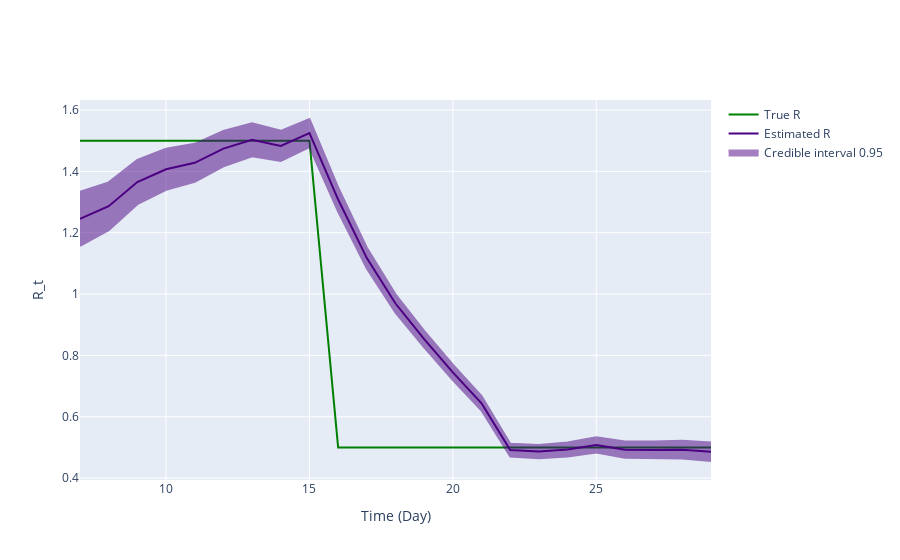

Notebook source saved alongside this figure:
### Code cell
fig = ReproductionNumberPlot()

fig.add_ground_truth_rt(ground_truth)
fig.add_interval_rt(interval2)

fig.update_labels(time_label='Time (Day)', r_label='R_t')

fig.show_figure()

### Figure 1 — Plotly figure (JSON) as saved in the notebook; plotly's stock layout.template omitted (floating-point values rounded to 4 significant figures)
{"data": [{"line": {"color": "green"}, "mode": "lines", "name": "True R", "type": "scatter", "x": [7, 8, 9, 10, 11, 12, 13, 14, 15, 16, 17, 18, 19, 20, 21, 22, 23, 24, 25, 26, 27, 28, 29], "y": [1.5, 1.5, 1.5, 1.5, 1.5, 1.5, 1.5, 1.5, 1.5, 0.5, 0.5, 0.5, 0.5, 0.5, 0.5, 0.5, 0.5, 0.5, 0.5, 0.5, 0.5, 0.5, 0.5]}, {"line": {"color": "indigo"}, "mode": "lines", "name": "Estimated R", "type": "scatter", "x": [7, 8, 9, 10, 11, 12, 13, 14, 15, 16, 17, 18, 19, 20, 21, 22, 23, 24, 25, 26, 27, 28, 29], "y": [1.246, 1.286, 1.365, 1.407, 1.428, 1.474, 1.503, 1.483, 1.525, 1.308, 1.117, 0.9691, 0.853, 0.7447, 0.6437, 0.4912, 0.4864, 0.4932, 0.5082, 0.4928, 0.4915, 0.4926, 0.4859]}, {"fill": "toself", "fillcolor": "indigo", "line": {"color": "indigo"}, "mode": "lines", "name": "Credible interval 0.95", "opacity": 0.5, "type": "scatter", "x": [7, 8, 9, 10, 11, 12, 13, 14, 15, 16, 17, 18, 19, 20, 21, 22, 23, 24, 25, 26, 27, 28, 29, 29, 28, 27, 26, 25, 24, 23, 22, 21, 20, 19, 18, 17, 16, 15, 14, 13, 12, 11, 10, 9, 8, 7], "y": [1.334, 1.364, 1.438, 1.474, 1.49, 1.532, 1.557, 1.532, 1.571, 1.348, 1.151, 0.9989, 0.8801, 0.7697, 0.6671, 0.5121, 0.5079, 0.5162, 0.5332, 0.519, 0.519, 0.5216, 0.5161, 0.4558, 0.4636, 0.4639, 0.4666, 0.4832, 0.4702, 0.4649, 0.4704, 0.6204, 0.7197, 0.826, 0.9393, 1.083, 1.269, 1.479, 1.434, 1.449, 1.416, 1.366, 1.34, 1.293, 1.208, 1.157]}], "layout": {"hovermode": "x unified", "xaxis": {"title": {"text": "Time (Day)"}}, "yaxis": {"title": {"text": "R_t"}}}}
